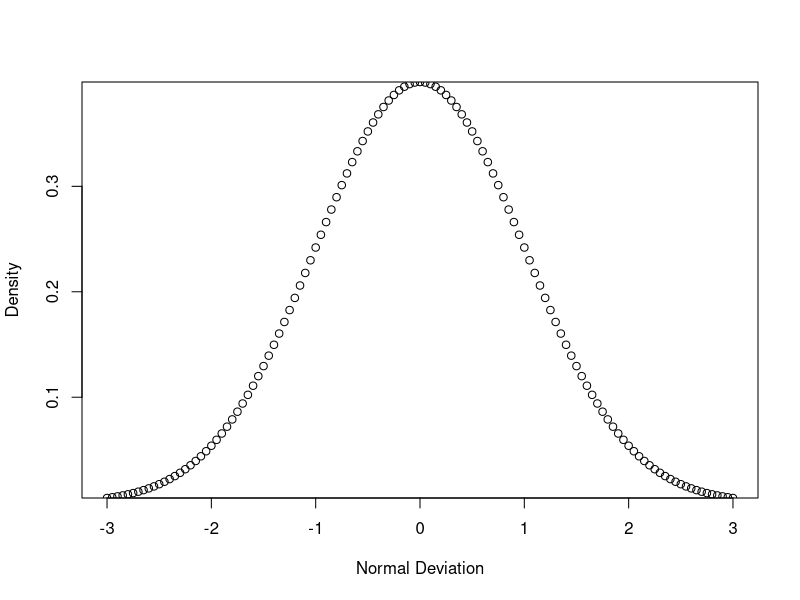

Write the R code that produced this figure.
message <- "Hello World"
message

# create a dataset
x <- pretty(c(-3, 3), 100)
y <- dnorm(x)

# plot the dataset
plot(x, y,
     xlab="Normal Deviation",
     ylab = "Density",
     yaxs="i")

